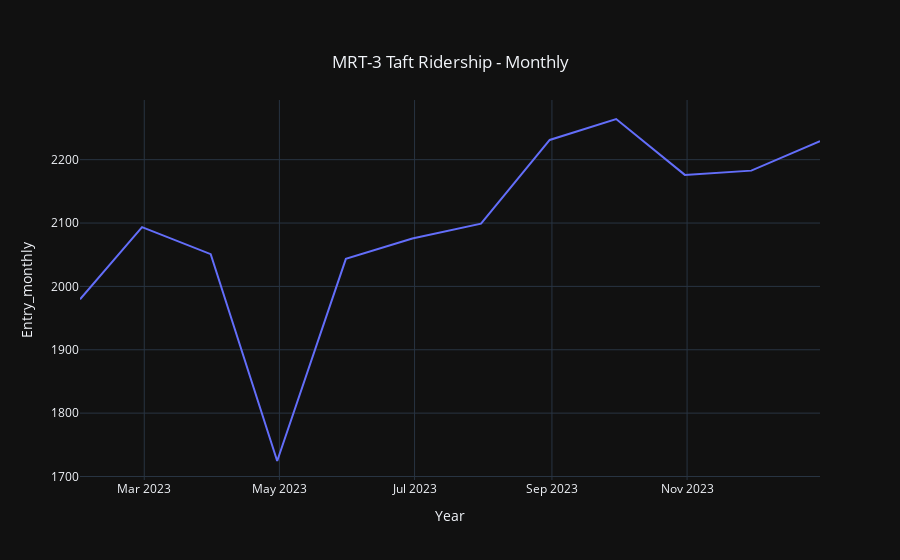

Source (notebook cell):
### Code cell
line_plot(df_monthly, 'Datetime', 'Entry_monthly', 'MRT-3 Taft Ridership - Monthly', 'Entry_monthly', 'Year')

### Figure 1 — Plotly figure (JSON) as saved in the notebook; plotly's stock layout.template omitted (floating-point values rounded to 4 significant figures)
{"data": [{"mode": "lines", "name": "Entry_monthly", "type": "scatter", "x": ["2023-01-31T00:00:00", "2023-02-28T00:00:00", "2023-03-31T00:00:00", "2023-04-30T00:00:00", "2023-05-31T00:00:00", "2023-06-30T00:00:00", "2023-07-31T00:00:00", "2023-08-31T00:00:00", "2023-09-30T00:00:00", "2023-10-31T00:00:00", "2023-11-30T00:00:00", "2023-12-31T00:00:00"], "y": [1980.0, 2094.0, 2051.0, 1724.0, 2044.0, 2076.0, 2099.0, 2231.0, 2264.0, 2176.0, 2183.0, 2229.0]}], "layout": {"title": {"text": "MRT-3 Taft Ridership - Monthly", "x": 0.5, "xanchor": "center", "y": 0.9, "yanchor": "top"}, "xaxis": {"title": {"text": "Year"}}, "yaxis": {"title": {"text": "Entry_monthly"}}}}
